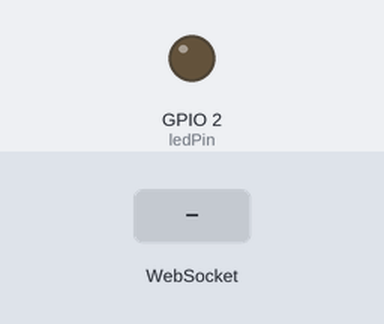
The sketch below on a simulated ESP32. Shown: output pins drawn as LEDs (lit = HIGH). Inputs (shaded band) come from the test bench. WiFi joins after 1.5 s; servers stay silent unless stated; storage starts empty; what the sketch prints to the serial monitor is not drawn.

Above: at 2.7 s.
2.8 s: WebSocket text "!" received
At 3.6 s:
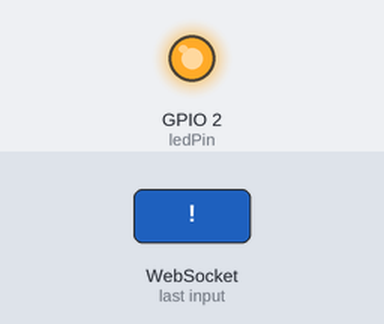
Timing chart, 0 to 5.8 s (numbered marks = the images above; inputs shaded):
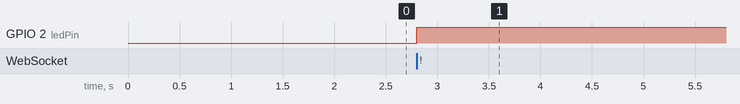

The sketch:

esp32-websocket_server.ino
```cpp
#include <WiFi.h>
#include <WebServer.h>
#include <WebSocketsServer.h>
#include "SPIFFS.h"

WebServer server;
WebSocketsServer webSocket = WebSocketsServer(81);

char* ssid = "";
char* password = "";

uint8_t ledPin = 2;
bool sts = true;
uint16_t adcPin = 34; // default adc pin is 34
bool paused = true;

void setup()
{
  SPIFFS.begin();
  pinMode(ledPin, OUTPUT);
  WiFi.begin(ssid,password);
  Serial.begin(115200);
  while(WiFi.status()!=WL_CONNECTED)
  {
    Serial.print(".");
    delay(500);
  }
  Serial.println("");
  Serial.print("IP Address: ");
  Serial.println(WiFi.localIP());

  server.on("/",serveIndexFile);
  server.begin();
  webSocket.begin();
  webSocket.onEvent(webSocketEvent);
}

void loop()
{
  webSocket.loop();
  server.handleClient();
  if (paused == false){
    uint16_t adcVal = analogRead(adcPin);
    String toSend = "g" + String(adcVal);
    webSocket.broadcastTXT(toSend);
  }
}

void serveIndexFile()
{
  File file = SPIFFS.open("/index.html","r");
  server.streamFile(file, "text/html");
  file.close();
}

void webSocketEvent(uint8_t num, WStype_t type, uint8_t * payload, size_t length){
  if(type == WStype_TEXT){
    if(payload[0] == '!'){
      digitalWrite(ledPin, sts);
      sts = !sts;
    }
    else if (payload[0] == 'p'){
      paused = !paused;
    }
    else if (payload[0] == '@'){
      adcPin = (uint16_t) strtol((const char *) &payload[1], NULL, 10);
    }
    else{
      for(int i = 0; i < length; i++){
        Serial.print((char) payload[i]);
        Serial.println();
      }
    }
  }
}
```

Measured:
- after the input at 2.8 s, GPIO 2 (ledPin): LOW → HIGH at once
